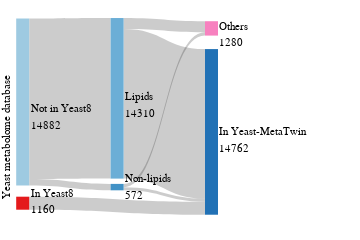

Notebook cell for this chart:
### Code cell
# Create a Sankey diagram
fig = go.Figure(data=[go.Sankey(
    node=dict(
        pad=50,
        thickness=13,
        line=dict(color='black', width=0),
        label=['', '', '', '', '', ''],  # Leave node labels empty
        x=[0.06, 0.06, 0.38, 0.38, 0.70, 0.70],  # Set horizontal positions of nodes
        y=[0.84, 0.40, 0.384, 0.77, 0.53, 0.08],  # Set vertical positions of nodes
        color=['#e41a1c', '#9ecae1', '#6baed6', '#4292c6', '#2171b5', '#f781bf']  # Set colors for each node
    ),
    link=dict(
        source=[0, 1, 1, 2, 2, 3, 3],
        target=[4, 2, 3, 4, 5, 4, 5],
        value=[1160, 14310, 572, 13336, 974, 266, 306],
    )
)])

# Add annotations to manually specify label positions
annotations = [
    dict(x=0.08, y=0.17, text='In Yeast8', showarrow=False, xanchor='left', font=dict(color='black', size=11)),
    dict(x=0.08, y=0.10, text='1160', showarrow=False, xanchor='left', font=dict(color='black', size=11)),

    dict(x=0.08, y=0.57, text='Not in Yeast8', showarrow=False, xanchor='left', font=dict(color='black', size=11)),
    dict(x=0.08, y=0.50, text='14882', showarrow=False, xanchor='left', font=dict(color='black', size=11)),

    dict(x=0.40, y=0.62, text='Lipids', showarrow=False, xanchor='left', font=dict(color='black', size=11)),
    dict(x=0.40, y=0.55, text='14310', showarrow=False, xanchor='left', font=dict(color='black', size=11)),

    dict(x=0.40, y=0.23, text='Non-lipids', showarrow=False, xanchor='left', font=dict(color='black', size=11)),
    dict(x=0.40, y=0.16, text='572', showarrow=False, xanchor='left', font=dict(color='black', size=11)),

    dict(x=0.72, y=0.47, text='In Yeast-MetaTwin', showarrow=False, xanchor='left', font=dict(color='black', size=11)),
    dict(x=0.72, y=0.40, text='14762', showarrow=False, xanchor='left', font=dict(color='black', size=11)),

    dict(x=0.72, y=0.96, text='Others', showarrow=False, xanchor='left', font=dict(color='black', size=11)),
    dict(x=0.72, y=0.89, text='1280', showarrow=False, xanchor='left', font=dict(color='black', size=11)),

    # New vertical text annotation
    dict(x=-0.02, y=0.17, text='Yeast metabolome database', showarrow=False, xanchor='left', font=dict(color='black', size=11), textangle=270)
]

fig.update_layout(
    font_size=14,
    margin=dict(l=5, r=60, t=10, b=0),  # Set plot margins
    font=dict(family='Arial'),  # Set font
    width=1.2 * 300,  # Set plot width, scaled to consistent units (e.g., 100 pixels per inch)
    height=0.7 * 300,  # Set plot height, scaled to consistent units
    annotations=annotations  # Add custom annotations
)

# Save the plot as a PDF
pio.write_image(fig, file=ymdb_metabolites_sankey_result_figure_path)
fig.show()

### Figure 1 — Plotly figure (JSON) as saved in the notebook; plotly's stock layout.template omitted (floating-point values rounded to 4 significant figures)
{"data": [{"link": {"source": [0, 1, 1, 2, 2, 3, 3], "target": [4, 2, 3, 4, 5, 4, 5], "value": [1160, 14310, 572, 13336, 974, 266, 306]}, "node": {"color": ["#e41a1c", "#9ecae1", "#6baed6", "#4292c6", "#2171b5", "#f781bf"], "label": ["", "", "", "", "", ""], "line": {"color": "black", "width": 0}, "pad": 50, "thickness": 13, "x": [0.06, 0.06, 0.38, 0.38, 0.7, 0.7], "y": [0.84, 0.4, 0.384, 0.77, 0.53, 0.08]}, "type": "sankey"}], "layout": {"annotations": [{"font": {"color": "black", "size": 11}, "showarrow": false, "text": "In Yeast8", "x": 0.08, "xanchor": "left", "y": 0.17}, {"font": {"color": "black", "size": 11}, "showarrow": false, "text": "1160", "x": 0.08, "xanchor": "left", "y": 0.1}, {"font": {"color": "black", "size": 11}, "showarrow": false, "text": "Not in Yeast8", "x": 0.08, "xanchor": "left", "y": 0.57}, {"font": {"color": "black", "size": 11}, "showarrow": false, "text": "14882", "x": 0.08, "xanchor": "left", "y": 0.5}, {"font": {"color": "black", "size": 11}, "showarrow": false, "text": "Lipids", "x": 0.4, "xanchor": "left", "y": 0.62}, {"font": {"color": "black", "size": 11}, "showarrow": false, "text": "14310", "x": 0.4, "xanchor": "left", "y": 0.55}, {"font": {"color": "black", "size": 11}, "showarrow": false, "text": "Non-lipids", "x": 0.4, "xanchor": "left", "y": 0.23}, {"font": {"color": "black", "size": 11}, "showarrow": false, "text": "572", "x": 0.4, "xanchor": "left", "y": 0.16}, {"font": {"color": "black", "size": 11}, "showarrow": false, "text": "In Yeast-MetaTwin", "x": 0.72, "xanchor": "left", "y": 0.47}, {"font": {"color": "black", "size": 11}, "showarrow": false, "text": "14762", "x": 0.72, "xanchor": "left", "y": 0.4}, {"font": {"color": "black", "size": 11}, "showarrow": false, "text": "Others", "x": 0.72, "xanchor": "left", "y": 0.96}, {"font": {"color": "black", "size": 11}, "showarrow": false, "text": "1280", "x": 0.72, "xanchor": "left", "y": 0.89}, {"font": {"color": "black", "size": 11}, "showarrow": false, "text": "Yeast metabolome database", "textangle": -90, "x": -0.02, "xanchor": "left", "y": 0.17}], "font": {"family": "Arial", "size": 14}, "height": 210, "margin": {"b": 0, "l": 5, "r": 60, "t": 10}, "width": 360}}
